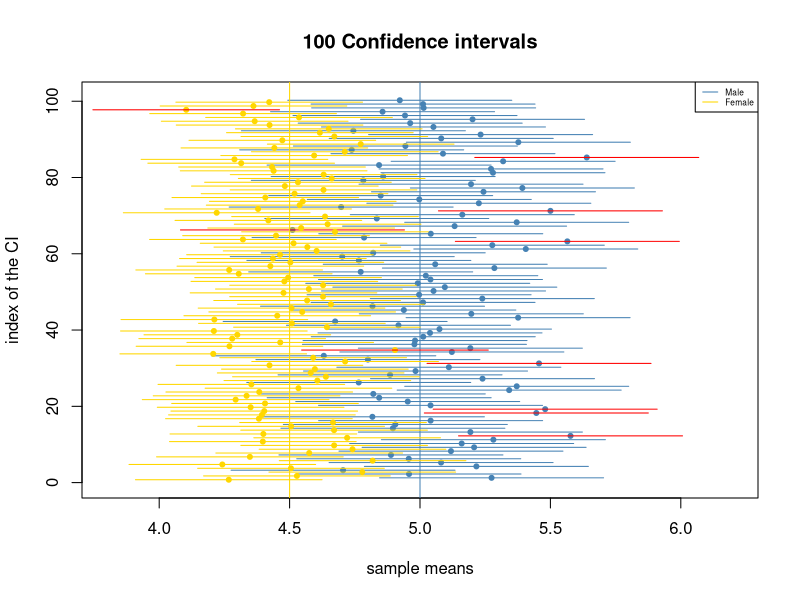

Write the R code that produced this figure.
library(dplyr)

CI_95 <- function(sample_vals, sig){
  error <- margin_error_95(sample_vals, sig)
  CI <- mean(sample_vals) + c(-1, 1)*error
}


margin_error_95 <- function(sample_vals, sig){
  n <- length(sample_vals)
  mar_err <- 1.96*(sig/sqrt(n))
}

png("group_plot.png",height=7,width=3,units = 'in',res=1000)

plot_CI_95 <- function(seed){
  B <- 100
  n <- 30
  # mean and std dev as a vector of values
  # need to have same length
  # assume one value per group
  mu <- c(5,4.5) # group1, group2
  sig <- c(1.2,1) # group1, group2
  offset<- 0.25 # controls point and line offset from nominal value
  # colors for 2 groups
  colsuse  <- c('steelblue','gold')
  
  # loop over groups
  # mu and sig are now indexed by this loop
  for(j in 1:length(mu)){
    # use seed+j to make different random sample for each group
    
    # extract upper bound of CI's
    set.seed(seed+j)
    x_1 <- replicate(B,
                     {samp <- rnorm(n, mean = mu[j], sd = sig[j])
                     max(CI_95(samp, sig[j]))
                     }
    )
    
    #extract lower bound of CI's
    set.seed(seed+j)
    x_0 <- replicate(B,
                     {samp <- rnorm(n, mean = mu[j], sd = sig[j])
                     min(CI_95(samp, sig[j]))
                     }
    )
    
    set.seed(seed+j)
    
    means <- replicate(B, mean(rnorm(n, mean = mu[j], sd = sig[j])))
    
    # for first group, establish the plot
    # for second group, add values to the plot
    # if groups are very different this might need to be modified with the xlim
    if(j == 1){
      plot(means, (1:B)+offset*ifelse(j==1,1,-1), pch = 20,
           xlim = c(mu[j] - sig[j], mu[j] + sig[j]),
           ylim = c(0,B+1),
           xlab = "sample means",
           ylab = "index of the CI",
           main = paste(B, "Confidence intervals"),
           col=colsuse[j]
      )
    }else{
      points(means, (1:B)+offset*ifelse(j==1,1,-1), pch = 20,
             col=colsuse[j])
    }
    
    for (i in 1:B){
      if(between(mu[j], x_0[i], x_1[i])){
        segments(x_0[i], i+offset*ifelse(j==1,1,-1), x_1[i], i+offset*ifelse(j==1,1,-1), col=colsuse[j], lwd = 1) #plot CI's that contain the mean in black
      } else {
        segments(x_0[i], i+offset*ifelse(j==1,1,-1), x_1[i], i+offset*ifelse(j==1,1,-1), col = "red", lwd = 1) #plot CI's that don't contain the mean in red
      }
    }
    
    abline(v=mu[j], col = colsuse[j]) #plot a vertical line at the population mean
  }
  
  par(xpd=F)
  # legend for the groups
  legend("topright",legend = c('Male','Female'),lty=1,col=colsuse,cex=0.5)
}

plot_CI_95(1)

dev.off()